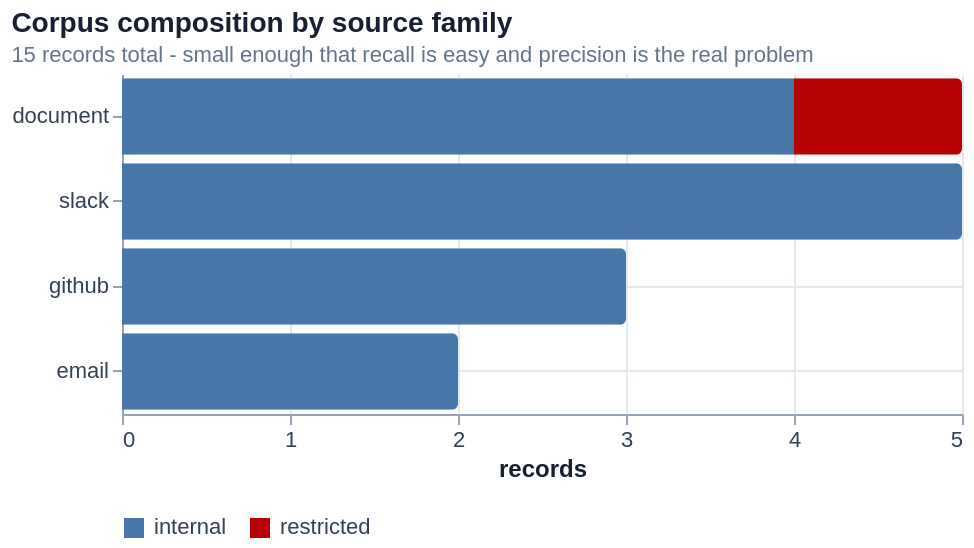

Notebook code for this chart:
### Code cell
# --- Figure: what the corpus is made of ----------------------------------
# WHAT: record counts per source family, split by confidentiality.
# WHY:  sets expectations for retrieval. This is a SMALL corpus (tens of records,
#       not thousands), which has a real consequence we must not hide in the
#       evaluation: semantic search has little room to beat lexical search on
#       recall when almost everything is retrievable. The honest win from Phase 5
#       is more likely precision and paraphrase handling than raw recall.
composition = (
    inventory.groupby(["type", "confidentiality"]).size()
    .reset_index(name="records")
)

bars = (
    alt.Chart(composition)
    .mark_bar(cornerRadiusEnd=3)
    .encode(
        x=alt.X("records:Q", title="records", axis=alt.Axis(tickMinStep=1)),
        y=alt.Y("type:N", title=None, sort="-x"),
        color=alt.Color("confidentiality:N",
                        scale=alt.Scale(domain=["internal", "restricted"],
                                        range=[COLORS["lexical"], COLORS["deny"]]),
                        legend=alt.Legend(title=None, orient="bottom")),
        tooltip=["type", "confidentiality", "records"],
    )
    .properties(width=420, height=170,
                title=alt.TitleParams(
                    "Corpus composition by source family",
                    subtitle=f"{len(documents)} records total - small enough that recall is easy and precision is the real problem"))
)
save_chart(bars, "1_1_corpus_composition",
           caption=f"The corpus is {len(documents)} records across four source families. "
                   "It is small enough that retrieval recall is easy, so Phase 5's honest "
                   "win is precision and paraphrase handling, not recall.")
bars

### Figure 1 — Vega-Lite specification as saved in the notebook (floating-point values rounded to 4 significant figures)
{"config": {"view": {"stroke": "transparent", "continuousWidth": 520, "continuousHeight": 280}, "axis": {"labelFontSize": 11, "titleFontSize": 12, "grid": true, "gridColor": "#E2E8F0", "domainColor": "#94A3B8", "tickColor": "#94A3B8", "labelColor": "#334155", "titleColor": "#172033"}, "legend": {"labelFontSize": 11, "titleFontSize": 12, "labelColor": "#334155"}, "title": {"fontSize": 14, "anchor": "start", "color": "#172033", "subtitleFontSize": 11, "subtitleColor": "#64748B"}, "range": {"category": ["#4677A8", "#3B8A5A", "#C86445", "#B77A1F", "#7A5AA8", "#5FA8A0"]}}, "data": {"name": "data-cf8b89899672fd3ef45fd1eb24f4299c"}, "mark": {"type": "bar", "cornerRadiusEnd": 3}, "encoding": {"color": {"field": "confidentiality", "legend": {"orient": "bottom", "title": null}, "scale": {"domain": ["internal", "restricted"], "range": ["#4677A8", "#B60205"]}, "type": "nominal"}, "tooltip": [{"field": "type", "type": "nominal"}, {"field": "confidentiality", "type": "nominal"}, {"field": "records", "type": "quantitative"}], "x": {"axis": {"tickMinStep": 1}, "field": "records", "title": "records", "type": "quantitative"}, "y": {"field": "type", "sort": "-x", "title": null, "type": "nominal"}}, "height": 170, "title": {"text": "Corpus composition by source family", "subtitle": "15 records total - small enough that recall is easy and precision is the real problem"}, "width": 420, "$schema": "https://vega.github.io/schema/vega-lite/v6.4.1.json", "datasets": {"data-cf8b89899672fd3ef45fd1eb24f4299c": [{"type": "document", "confidentiality": "internal", "records": 4}, {"type": "document", "confidentiality": "restricted", "records": 1}, {"type": "email", "confidentiality": "internal", "records": 2}, {"type": "github", "confidentiality": "internal", "records": 3}, {"type": "slack", "confidentiality": "internal", "records": 5}]}}
